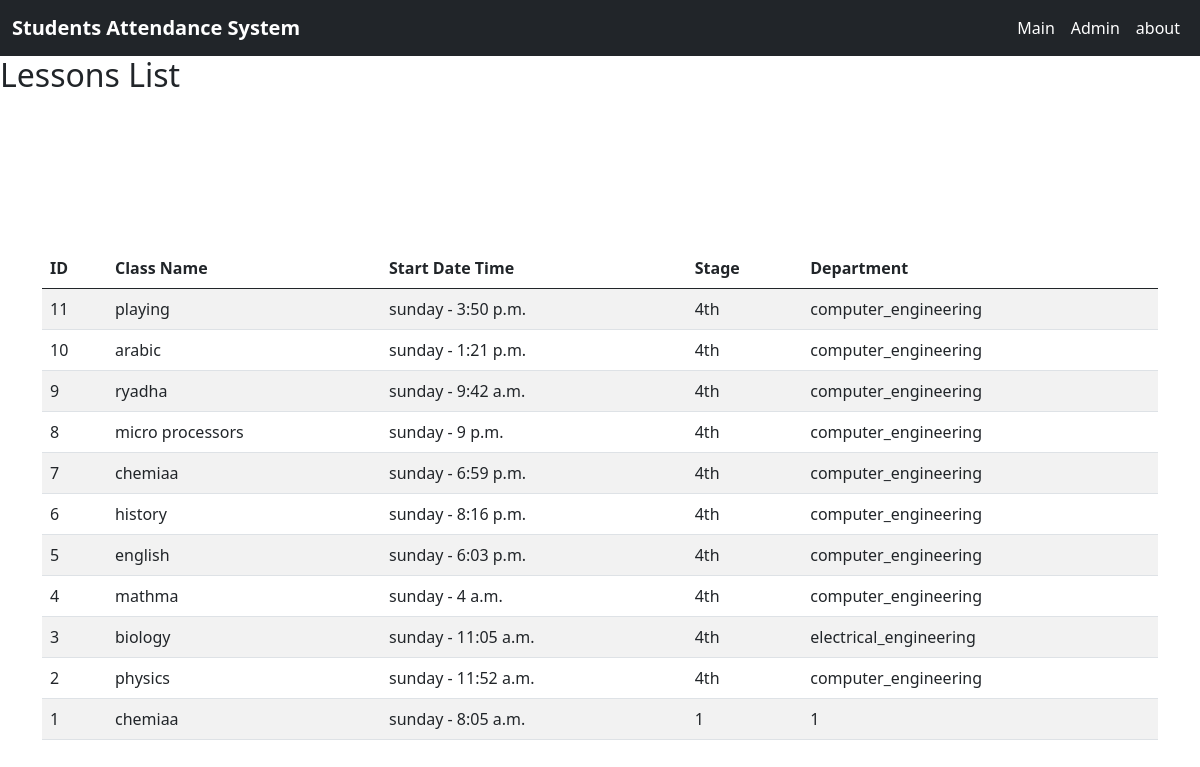
The app's page /Lessons-list/ (signed in), older data.
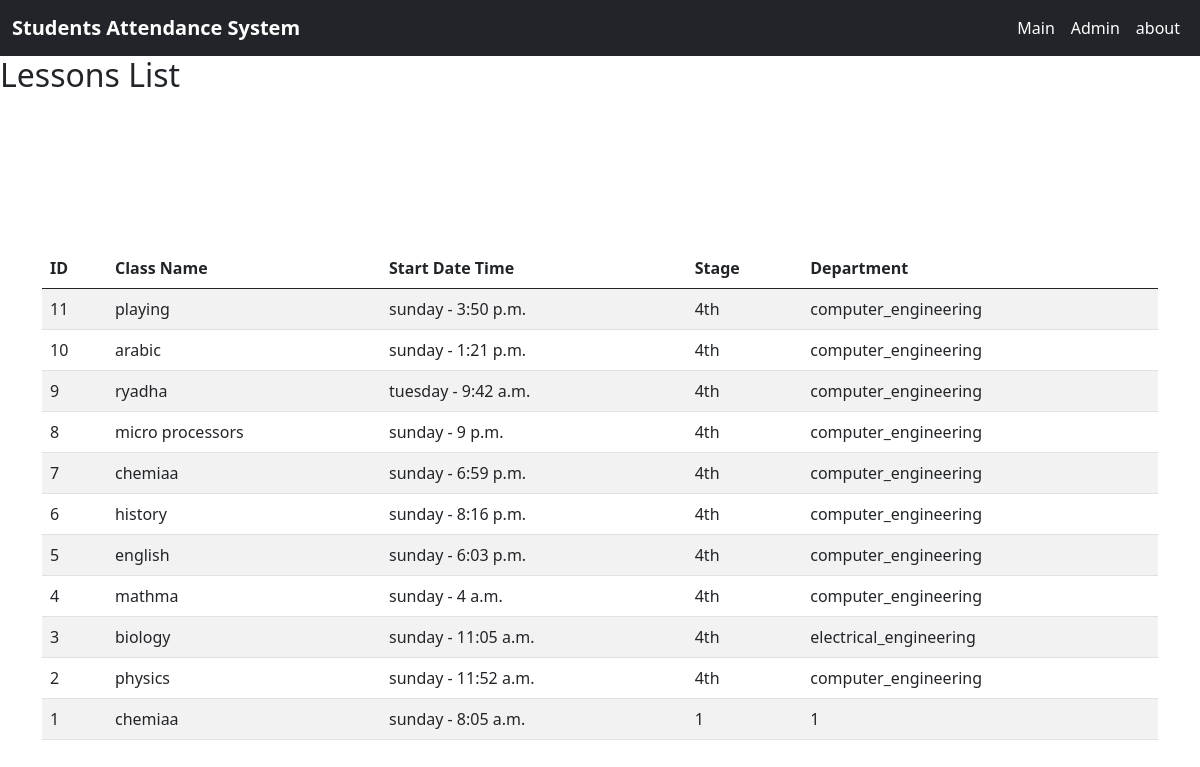
The same page, newer data.
### mainapp/models.py (models this page shows, shortened)
class Subject(models.Model):
    name = models.CharField(max_length=255)
    start_time = models.TimeField()
    day_of_week = models.CharField(max_length=255, choices=DAYOFWEEK_CHOICES,default='sunday')
    department = models.CharField(max_length=255, choices=DEPARTMENT_CHOICES,default='computer_engineering')
    stage = models.CharField(max_length=255, choices=STAGE_CHOICES,default='4th')
    class Meta:
        ordering = ['-id']  # Sort by id in descending order by default

### mainapp/views.py (the view)
# urls.py: path('Lessons-list/', LessonsList.as_view(), name='lessons_list'),
class LessonsList(LoginRequiredMixin, ListView):
    model = Subject
    template_name = 'lesson_list.html'
    context_object_name = 'lessons'

### templates/lesson_list.html
{% extends 'base.html' %} {% block content %}
<h2>Lessons List</h2>
<div class="container">
  <table class="table table-striped">
    <thead>
      <tr>
        <th>ID</th>
        <th>Class Name</th>
        <th>Start Date Time</th>
        <th>Stage</th>
        <th>Department</th>
      </tr>
    </thead>
    <tbody>
      {% for lesson in lessons %}
      <tr>
        <td>{{ lesson.id }}</td>
        <td>{{ lesson.name }}</td>
        <td>{{lesson.day_of_week}} - {{ lesson.start_time }}</td>
        <td>{{ lesson.stage }}</td>
        <td>{{ lesson.department }}</td>
      </tr>
      {% empty %}
      <tr>
        <td colspan="6">No students found.</td>
      </tr>
      {% endfor %}
    </tbody>
  </table>
</div>
{% endblock %}

Row changes from the older to the newer data that the page shows:
changed Subject "ryadha": day_of_week "sunday" → "tuesday"
